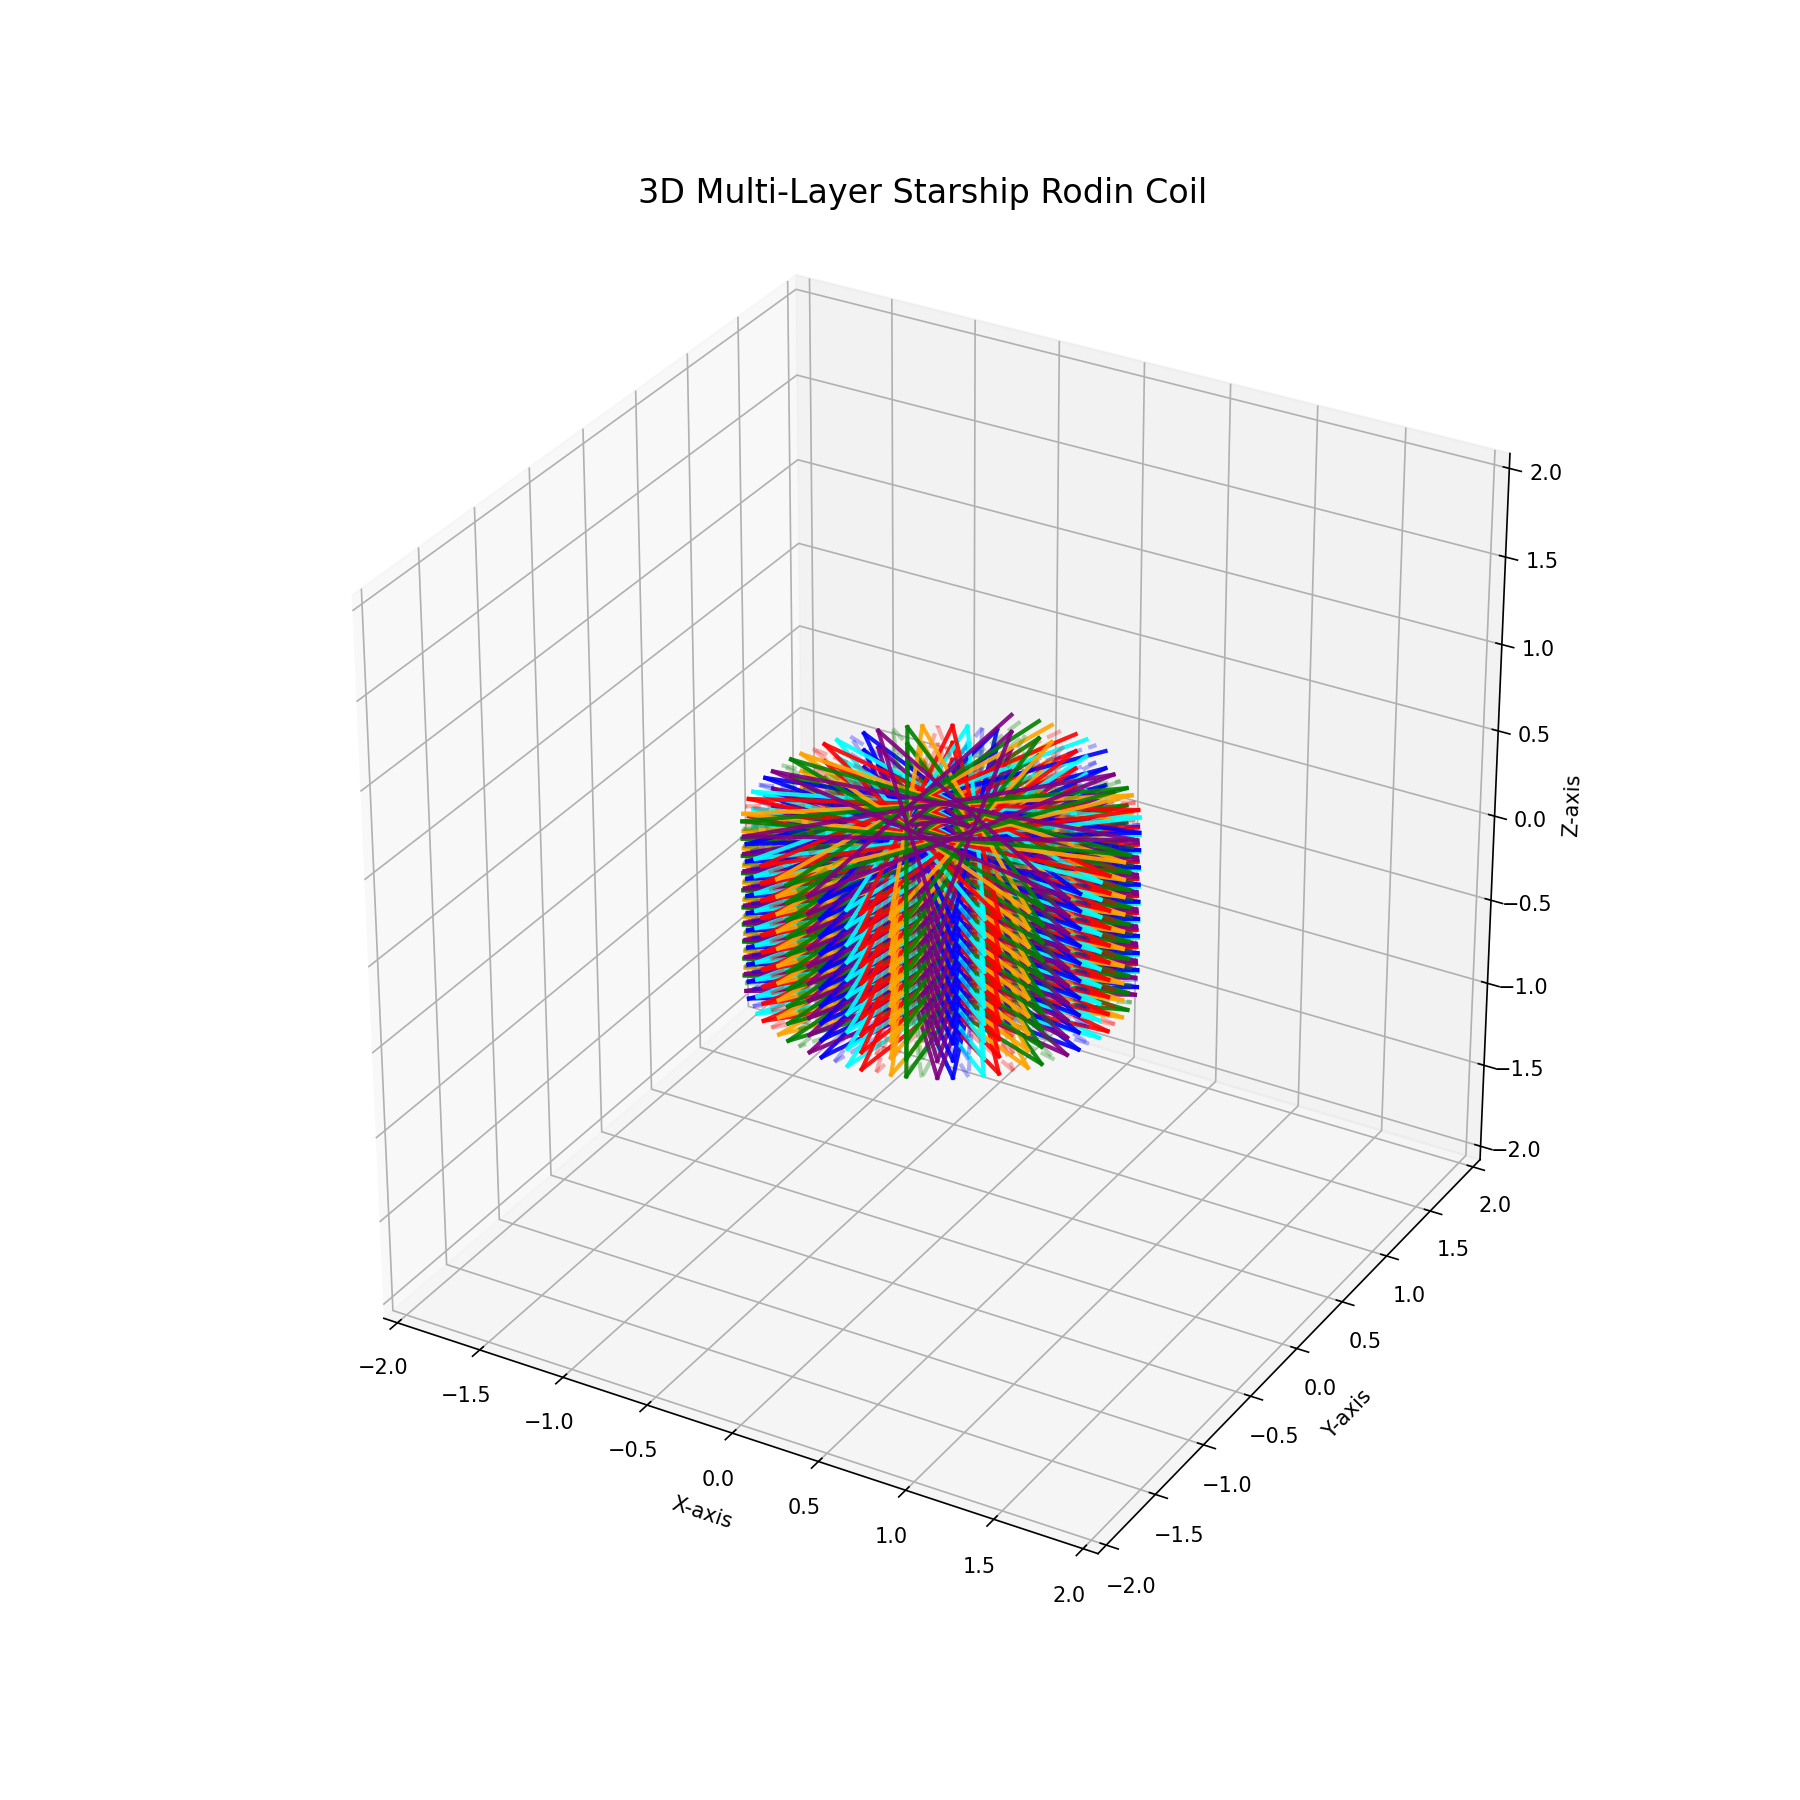

Write the Python code that produced this figure.
# 3D Visualization of the Starship Coil - Multiple Layers

import numpy as np

import matplotlib
matplotlib.use('TkAgg')  # Ensure it uses Tkinter backend

import matplotlib.pyplot as plt
from mpl_toolkits.mplot3d import Axes3D

rotation_steps=0
rotation_angle = (2 * np.pi / 27) / 3
# Define provided base sequence
base_sequence = [1, 5, 9, 4, 8, 3, 7, 2, 6, 1]

# Create explicit sequences as per user request
sequence_A_forward = [((num * 3 - 0 - 1) % 27) + 1 for num in base_sequence]
sequence_A_neutral = [((num * 3 - 0 - 1) % 27) + 1 for num in base_sequence]
sequence_A_backward = [((num * 3 - 0 - 1) % 27) + 1 for num in base_sequence]

sequence_B_forward = [((num * 3 - 1 - 1) % 27) + 1 for num in base_sequence]
sequence_B_neutral = [((num * 3 - 1 - 1) % 27) + 1 for num in base_sequence]
sequence_B_backward = [((num * 3 - 1 - 1) % 27) + 1 for num in base_sequence]

sequence_C_forward = [((num * 3 - 2 - 1) % 27) + 1 for num in base_sequence]
sequence_C_neutral = [((num * 3 - 2 - 1) % 27) + 1 for num in base_sequence]
sequence_C_backward = [((num * 3 - 2 - 1) % 27) + 1 for num in base_sequence]

# Points setup
angles = np.linspace(0, 2 * np.pi, 28)[:-1]
positions = {i+1: (np.cos(angle), np.sin(angle)) for i, angle in enumerate(angles)}
segment_shift = ((2 * np.pi / 27) / 3)


# Recalculate positions with adjusted angles for rotation and reversed numbering
angles_rotated = np.linspace(0, 2 * np.pi, 28)[:-1] - np.pi*1.5 +(2*np.pi*(1/27)) # Rotate 90° counterclockwise
angles_rotated = angles_rotated[::-1]  # Reverse numbering for clockwise count
positions_rotated = {i+1: (np.cos(angle), np.sin(angle)) for i, angle in enumerate(angles_rotated)}

angles_rotated += rotation_angle

# Define parameters for multi-layer 3D coil
num_layers = 10  # Number of layers in the coil
layer_spacing = 0.1  # Distance between layers in the z-axis



# Function to generate multi-layer wire paths
def generate_3d_wire(sequence, segment, z_layer, base_color, style, alpha=1.0):
    # Recalculate 3D positions for multiple layers
    angles = np.linspace(0, 2 * np.pi, 28)[:-1] - np.pi * 1.5 + (2 * np.pi * (1 / 27))
    angles = angles[::-1]  # Reverse numbering for clockwise count
    segment_shift = ((2 * np.pi / 27) / 3)
    """Generates a 3D multi-layer wire visualization."""
    for i in range(len(sequence) - 1):
        num = sequence[i]
        next_num = sequence[i + 1]

        # Apply rotation and segment shift
        angle_start = angles[(num - 1) % 27] + segment_shift * (segment - 1)
        angle_end = angles[(next_num - 1) % 27] + segment_shift * (segment - 1)

        x_start, y_start = np.cos(angle_start), np.sin(angle_start)
        x_end, y_end = np.cos(angle_end), np.sin(angle_end)

        # Move up one layer in z when sequence restarts
        z_start = z_layer
        z_end = z_layer

        if i == len(sequence) - 2:  # If reaching the end, move to next layer
            z_end = z_layer + layer_spacing

        ax.plot([x_start, x_end], [y_start, y_end], [z_start, z_end],
                color=base_color, linestyle=style, linewidth=2, alpha=alpha)

# Setup 3D plot
fig = plt.figure(figsize=(12, 12))
ax = fig.add_subplot(111, projection='3d')


# Plot multiple layers of the coil
for layer in range(num_layers):
    z_layer = layer * layer_spacing-0.5

    # Phase A (Blue)
    generate_3d_wire(sequence_A_forward, 1, z_layer, 'blue', '-', alpha=0.9)
    generate_3d_wire(sequence_A_neutral, 2, z_layer, 'blue', '--', alpha=0.3)
    generate_3d_wire(sequence_A_backward, 3, z_layer, 'cyan', '-', alpha=0.9)

    # Phase B (Red)
    generate_3d_wire(sequence_B_forward, 1, z_layer, 'red', '-', alpha=0.9)
    generate_3d_wire(sequence_B_neutral, 2, z_layer, 'red', '--', alpha=0.3)
    generate_3d_wire(sequence_B_backward, 3, z_layer, 'orange', '-', alpha=0.9)

    # Phase C (Green)
    generate_3d_wire(sequence_C_forward, 1, z_layer, 'green', '-', alpha=0.9)
    generate_3d_wire(sequence_C_neutral, 2, z_layer, 'green', '--', alpha=0.3)
    generate_3d_wire(sequence_C_backward, 3, z_layer, 'purple', '-', alpha=0.9)

# Set plot title and display
ax.set_title("3D Multi-Layer Starship Rodin Coil", fontsize=16)
# Set axis labels
ax.set_xlim(-2, 2)
ax.set_ylim(-2, 2)
ax.set_zlim(-2, 2)
ax.set_xlabel('X-axis')
ax.set_ylabel('Y-axis')
ax.set_zlabel('Z-axis')
# Show legend
# ax.legend()
ax.set_box_aspect([1, 1, 1])  # Ensures 1:1:1 aspect ratio



# ✅ Get the script filename dynamically
import os
from datetime import datetime
script_name = os.path.splitext(os.path.basename(__file__))[0]
timestamp = datetime.now().strftime("%H%M%S")
filename = f"{script_name}_{timestamp}.png"
plt.savefig(filename, dpi=150)  # Save image with high resolution
plt.tight_layout()
plt.show()
